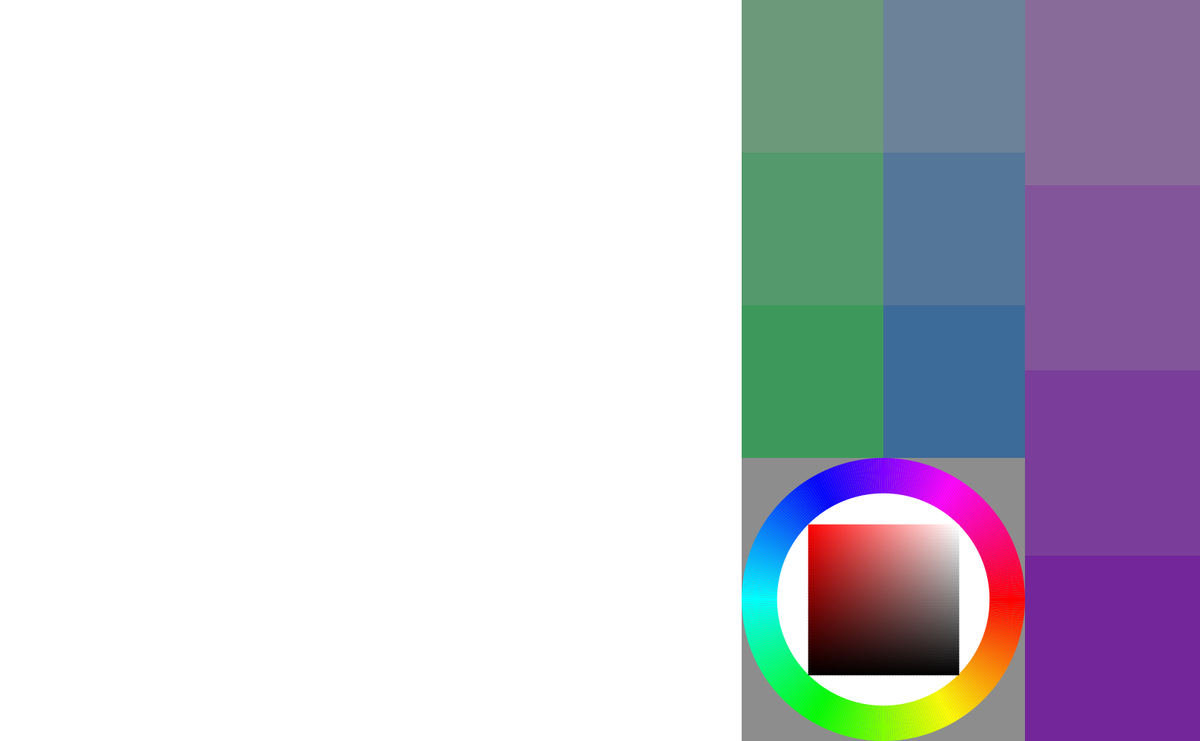
Frame 1 (no input)
Frame 60 (the mouse pressed at the canvas centre just before this capture): identical to frame 1, image omitted
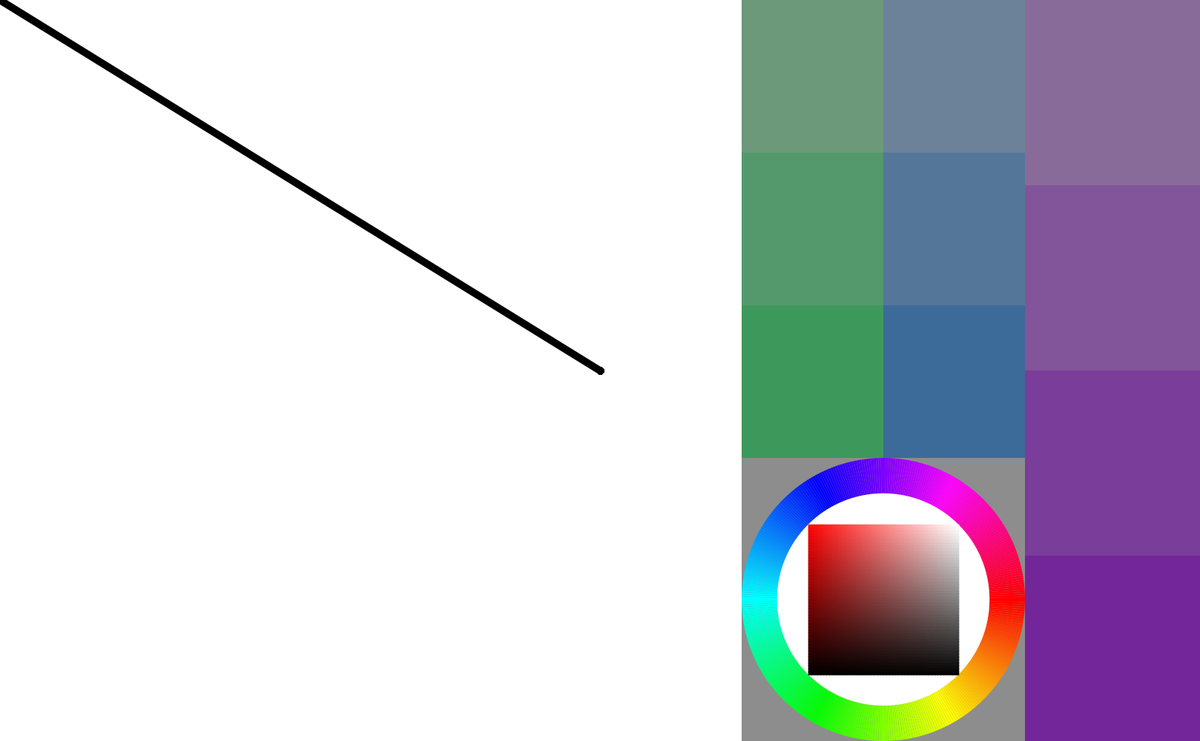
Frame 120 (the mouse held since frame 60 and released just before this capture)

The Processing sketch that drew these frames (run headless with seeded random() and noise(); from frame 60 on, the mouse is pressed at the canvas centre):

// Processing sketch: main_canvas
// ── main_canvas.pde
PGraphics canvas, pallet, tab01, tab02, tab03;
final float golden_ratio = 1.618;
final float circle_ratio = 0.75;
color selectColor = color(0, 0, 0);
PGraphics[] tab01_separate, tab02_separate, tab03_separate;

int size_height = 1000; //仕方ない
int lv01_golden = round(size_height*(golden_ratio-1)); // 618
int lv02_golden = round(lv01_golden*(golden_ratio-1)); // 382
int lv03_golden = round(lv02_golden*(golden_ratio-1)); // 236

void setup(){
  size(1618, 1000);

  colorMode(HSB, 360, 100, 100);
  makeWindow();
  makeWindow_setup01(canvas, color(0, 0, 100));
  makeColorpallet(pallet);

  tab01_separate = maketab00_separate(tab01, tab01_separate, height, 140);
  tab02_separate = maketab00_separate(tab02, tab02_separate, height+lv02_golden/2, 210);
  tab03_separate = maketab00_separate(tab03, tab03_separate, height+lv02_golden, 280);

  maketab00_separate_show01();

  makeWindow_show();
}
void makeWindow(){
  canvas = createGraphics(height, height);
  pallet = createGraphics(lv02_golden, lv02_golden);
  tab01 = createGraphics(lv02_golden/2, lv01_golden);
  tab02 = createGraphics(lv02_golden/2, lv01_golden);
  tab03 = createGraphics(lv03_golden, height);
}
void makeWindow_setup01(PGraphics ff, color base_color){
  ff.beginDraw();
  ff.colorMode(HSB, 360, 100, 100);
  ff.background(base_color);
  ff.endDraw();
}

void makeColorpallet(PGraphics gg){
  int squareOneSide = gg.height;
  float large_r = squareOneSide/2;
  float small_r = (large_r)*circle_ratio;

  gg.beginDraw();
  gg.colorMode(HSB, 360, 100, 100);
  gg.pushMatrix();
  gg.translate(large_r, large_r);
  makeColorpallet_draw01(gg, large_r, small_r);
  makeColorpallet_draw02(gg, small_r, 0);
  gg.endDraw();
}
void makeColorpallet_draw01(PGraphics gg, float r01, float r02){
  float on_rad = TWO_PI/360;
  gg.noStroke();
  gg.fill(200);
  gg.rect(-r01, -r01, r01*2, r01*2);
  gg.noStroke();
  for(int i = 0; i < 360; i++){
    gg.fill(i, 100, 100);
    gg.arc(0, 0, r01*2, r01*2, i*on_rad, (i+1)*on_rad);
  }
  gg.fill(0, 0, 100);
  gg.ellipse(0, 0, r02*2, r02*2);
}
void makeColorpallet_draw02(PGraphics gg, float r02, float color_hue){
  int separate = 50;
  float separate_squareOneSide = r02*(1/sqrt(2))*2/separate;
  float start_separate_coordinate = -r02*(1/sqrt(2)); // スタートの座標

  gg.noStroke();
  for(int i = 0; i < separate; i++){
    for(int j = 0; j < separate; j++){
      float change_saturation = 100*(i+1)/separate;
      float change_brightness = 100*(j+0)/separate;
      gg.fill(color_hue, 100-change_saturation, 100-change_brightness);
      gg.rect(start_separate_coordinate + separate_squareOneSide*i, start_separate_coordinate + separate_squareOneSide*j, separate_squareOneSide + 1, separate_squareOneSide + 1); // 縦書いて横に伸ばす
    }
  }
}

PGraphics[] maketab00_separate(PGraphics jj, PGraphics[] tab00_separate, float start_x, int cc){
  int base_x = jj.width, base_y = jj.height;
  int separate_count = floor(base_y / base_x);
  tab00_separate = new PGraphics[separate_count];
  for (int i = 0; i < separate_count; i++){
    tab00_separate[i] = createGraphics(base_x, base_y / separate_count);
    makeWindow_setup01(tab00_separate[i], color(cc, 30+i*15, 60));
  }
  return tab00_separate;
}
void makeWindow_show(){
  image(canvas, 0, 0);
  image(pallet, height, lv01_golden);
  //image(tab01, height, 0);
  //image(tab02, height+lv02_golden/2, 0);
  //image(tab03, height+lv02_golden, 0);
}

void maketab00_separate_show01(){
  maketab00_separate_show02(tab01, tab01_separate, height, 0);
  maketab00_separate_show02(tab02, tab02_separate, height+lv02_golden/2, 0);
  maketab00_separate_show02(tab03, tab03_separate, height+lv02_golden, 0);
}

void maketab00_separate_show02(PGraphics hh, PGraphics[] tab00_separate, int start_x, int start_y){
  int separate_count = floor(hh.height / hh.width);
  for (int i=0; i < separate_count; i++){
    image(tab00_separate[i], start_x, start_y + i*tab00_separate[i].height);
  }
}

void draw(){
  float gg_pallet_center_x = height + lv02_golden/2;
  float gg_pallet_center_y = lv01_golden + lv02_golden/2;
  float gg_pallet_squareOneSide = (1/sqrt(2))*circle_ratio*lv02_golden/2;

  if (mousePressed){
    float x = mouseX, y = mouseY;

    // カラーパレットの色相
    if (gg_pallet_center_x - gg_pallet_squareOneSide < x
    && x < gg_pallet_center_x + gg_pallet_squareOneSide
    && gg_pallet_center_y - gg_pallet_squareOneSide < y
    && y < gg_pallet_center_y + gg_pallet_squareOneSide){
      selectColor = get(round(x), round(y));
    }

    // カラーパレットの彩度と明度　dist 座標から座標の距離　円の領域指定
    if (circle_ratio*lv02_golden/2 < dist(x, y, gg_pallet_center_x, gg_pallet_center_y)
    && dist(x, y, gg_pallet_center_x, gg_pallet_center_y) < lv02_golden/2)
    {selectColor = get(round(x), round(y));
      pallet.beginDraw();
      pallet.translate(lv02_golden/2, lv02_golden/2);
      makeColorpallet_draw02(pallet, circle_ratio*lv02_golden/2, hue(selectColor));
      pallet.endDraw();
      image(pallet, height, lv01_golden);
    }

    // キャンバスだけ書けるように条件付け
    canvas.beginDraw();
    canvas.strokeWeight(10);
    canvas.stroke(selectColor);
    canvas.line(mouseX, mouseY, pmouseX, pmouseY);
    canvas.endDraw();
    image(canvas, 0, 0);
  }
}
